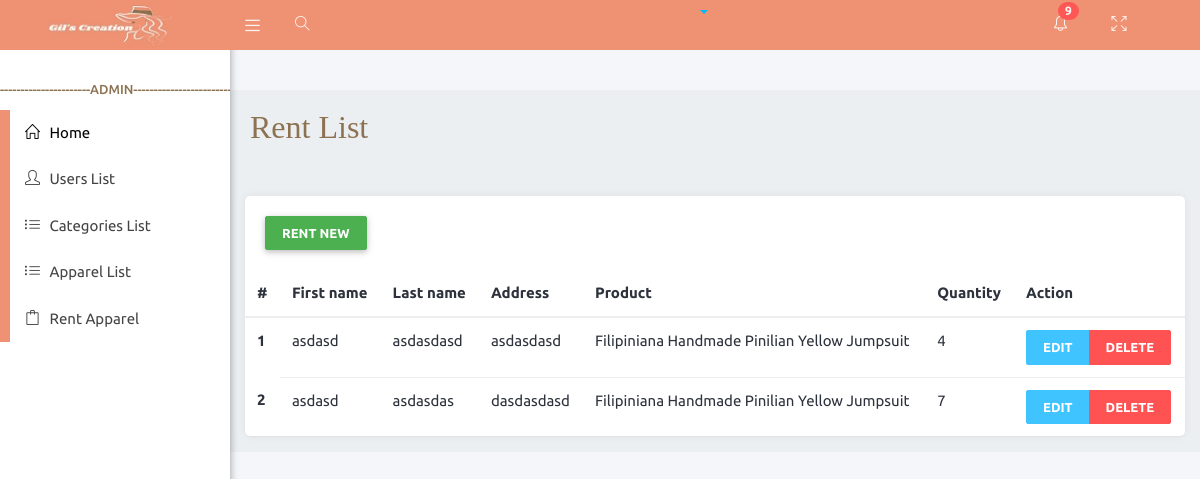
The page /adminViews/rentproduct.php on the database as committed earlier.
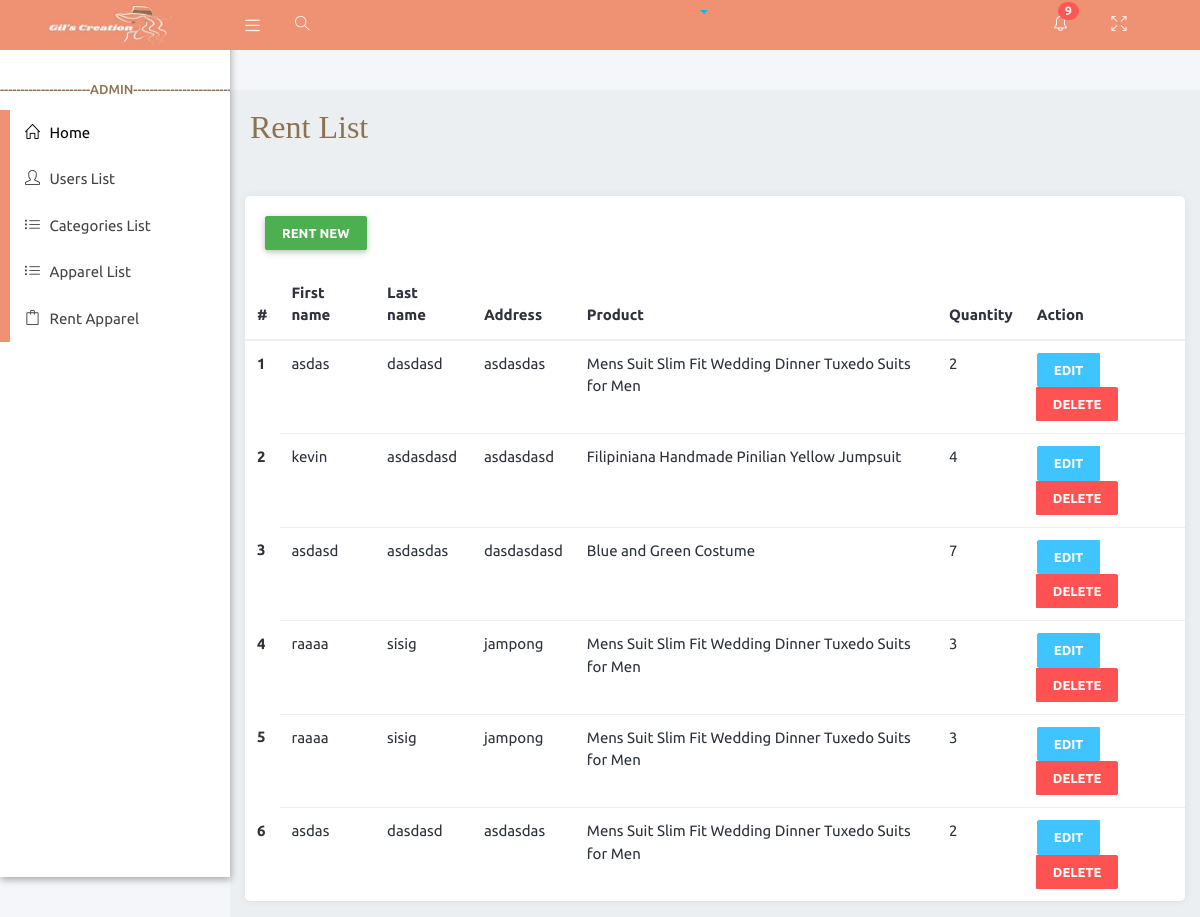
The same page on the database as committed later.
### tables this page shows
CREATE TABLE `customer_walkin_checkout` (
  `cwc_id` int(11) NOT NULL,
  `cwc_customer_id` int(11) NOT NULL,
  `total_checkout_amount` float DEFAULT NULL,
  `checkout_payment` float NOT NULL,
  `checkout_Date` timestamp NOT NULL DEFAULT current_timestamp(),
  `checkout_Time` timestamp NOT NULL DEFAULT current_timestamp()
);

CREATE TABLE `customer_walkin` (
  `cw_id` int(11) NOT NULL,
  `customer_fname` varchar(255) NOT NULL,
  `customer_lname` varchar(255) NOT NULL,
  `customer_address` varchar(255) NOT NULL,
  `customer_product_id` int(11) NOT NULL,
  `customer_quantity` int(11) NOT NULL,
  `checkout_status` int(11) NOT NULL DEFAULT 0
);

CREATE TABLE `products` (
  `product_id` int(11) NOT NULL,
  `image` varchar(50) NOT NULL,
  `name` varchar(255) NOT NULL,
  `price` int(11) NOT NULL,
  `variation` varchar(255) NOT NULL,
  `stocks` int(11) NOT NULL,
  `category_id` int(11) NOT NULL,
  `description` varchar(255) NOT NULL
);

### APIFUNCTION/DBCRUD.php (called while the page is built, shortened)
<?php
    class DBCRUD{
        private $servername='localhost';
        private $username='root';
        private $password='';
        private $dbname='brms';
        private $mysqli='';
        public function __construct(){
            $this->mysqli = new mysqli($this->servername,$this->username,$this->password,$this->dbname);
        }
        public function select20(){
            $sql = "SELECT * FROM `customer_walkin_checkout` LEFT JOIN customer_walkin ON customer_walkin.cw_id = customer_walkin_checkout.cwc_customer_id LEFT JOIN products ON products.product_id = customer_walkin.customer_product_id";
            $this->sql = $result = $this->mysqli->query($sql);
        }
    }
?>

### adminViews/rentproduct.php (the view, shortened to what this page needs)
<?php include('layouts/head.php'); ?>
   <div class="wrapper">
      <?php include('layouts/navbar.php'); ?>
      <?php include('layouts/sidebar.php'); ?>
      <div class="content-wrapper">
         <div class="container-fluid">
            <div class="row">
               <div class="main-header">
               <h2  style=" font-family:poppins; color:#8d7252;">Rent List</h2><br>
               </div>
            </div>
            <div class="card">
        <div class="card-header">
            <button type="button" class="btn btn-success" data-toggle="modal" data-target="#rentModal" id="rentbtn">
            Rent New
            </button>
        </div>
        <div class="card-body">
        <table class="table">
                <thead class="thead-light">
                    <tr>
                    <th scope="col">#</th>
                    <th scope="col">First name</th>
                    <th scope="col">Last name</th>
                    <th scope="col">Address</th>
                    <th scope="col">Product</th>
                    <th scope="col">Quantity</th>
                    <th scope="col">Action</th>
                    </tr>
                </thead>
                <tbody>
                <?php
                    include('../APIFUNCTION/DBCRUD.php');
                    $newDBCRUD = new DBCRUD();
                    $newDBCRUD->select20();
                    $productsLists = $newDBCRUD->sql;
                    $index = 1;
                    while ($data = mysqli_fetch_assoc($productsLists)){
                ?>
                    <tr>
                    <th scope="row"><?php echo $index; ?></th>
                    <td><?php echo $data["customer_fname"]; ?></td>
                    <td><?php echo $data["customer_lname"] ; ?></td>
                    <td><?php echo $data["customer_address"]; ?></td>
                    <td><?php echo $data["name"]; ?></td>
                    <td><?php echo $data["customer_quantity"]; ?></td>
                    <td>
                        <div class="btn-group" role="group" aria-label="Basic example">
                            <button type="button" class="btn btn-info" onclick="showform(<?php echo $data['cw_id']; ?>);">Edit</button>
                            <button type="button" class="btn btn-danger" onclick="showformdelete(<?php echo $data['cw_id']; ?>);">Delete</button>
                        </div>
                    </td>
                    </tr>
                    <?php $index++; }?>
                </tbody>
            </table>
        </div>
         </div>
      </div>
   </div>
                    </div>
<?php include('layouts/footer.php'); ?>

### adminViews/layouts/head.php (shortened to what this page needs)
<!doctype html>
<html lang="en">
<!DOCTYPE html>
<html lang="en">
<head>
   <link rel="stylesheet" type="text/css" href="assets/icon/themify-icons/themify-icons.css">
   <link rel="stylesheet" type="text/css" href="assets/icon/icofont/css/icofont.css">
   <link rel="stylesheet" type="text/css" href="assets/icon/simple-line-icons/css/simple-line-icons.css">
   <link rel="stylesheet" type="text/css" href="assets/plugins/bootstrap/css/bootstrap.min.css">
   <link rel="stylesheet" href="assets/plugins/chartist/dist/chartist.css" type="text/css" media="all">
   <link href="assets/css/svg-weather.css" rel="stylesheet">
   <link rel="stylesheet" type="text/css" href="assets/css/main.css">
   <link rel="stylesheet" type="text/css" href="assets/css/responsive.css">
   <link rel="stylesheet" type="text/css" href="assets/css/profile.css">
</head>
<body class="sidebar-mini fixed">

### adminViews/layouts/navbar.php (shortened to what this page needs)
<header class="main-header-top hidden-print">
         <a href="index.php" class="logo" style="background-color:#EF9273;"><img class="img-fluid able-logo" src="assets/images/logo.jpg" alt="logo"></a>
         <nav class="navbar navbar-static-top" style="background-color:#EF9273;">
            <a href="#!" data-toggle="offcanvas" class="sidebar-toggle"></a>
            <ul class="top-nav lft-nav">
               <li class="dropdown pc-rheader-submenu message-notification search-toggle">
                  <a href="#!" id="morphsearch-search" class="drop icon-circle txt-white">
                     <i class="ti-search"></i>
                  </a>
               </li>
            </ul>
            <div class="navbar-custom-menu f-right">
               <ul class="top-nav">
                  <li class="dropdown notification-menu">
                     <a href="#!" data-toggle="dropdown" aria-expanded="false" class="dropdown-toggle">
                        <i class="icon-bell"></i>
                        <span class="badge badge-danger header-badge">9</span>
                     </a>
                  </li>
                  <li class="pc-rheader-submenu">
                     <a href="#!" class="drop icon-circle" onclick="javascript:toggleFullScreen()">
                        <i class="icon-size-fullscreen"></i>
                     </a>
                  </li>
                  <li class="dropdown">
                     <a href="#!" data-toggle="dropdown" role="button" aria-haspopup="true" aria-expanded="false" class="dropdown-toggle drop icon-circle drop-image">
                  </li>
               </ul>
            </div>
         </nav>
      </header>

### adminViews/layouts/sidebar.php
<aside class="main-sidebar hidden-print ">
         <section class="sidebar" id="sidebar-scroll">
            <ul class="sidebar-menu">
            <li class="nav-level" style="color:#8d7252;">----------------------ADMIN------------------------</li>
                <li class="treeview">
                <a class="waves-effect waves-dark" href="index.php" style="color: black">
                        <i class="icon-home"></i><span> Home</span>
                    </a>
                    <a class="waves-effect waves-dark" href="userlist.php" >
                        <i class="icon-user"></i><span> Users List</span>
                        <a class="waves-effect waves-dark" href="categorieslist.php" >
                        <i class="icon-list"></i><span> Categories List</span>
                    </a>
                    <a class="waves-effect waves-dark" href="productslist.php" >
                        <i class="icon-list"></i><span> Apparel List</span>
                    </a>
                    <a class="waves-effect waves-dark" href="rentproduct.php">
                        <i class="icon-bag"></i><span> Rent Apparel</span>
                    </a>
                </li>
            </ul>
         </section>
      </aside>

### adminViews/layouts/footer.php (shortened to what this page needs)
</body>
</html>

### adminViews/assets/css/profile.css (style rules this page uses)
body { margin: 0; padding-top: 40px; color: #2e323c; background: #f5f6fa; position: relative; height: 100%; }
.card { background: #ffffff; -webkit-border-radius: 5px; -moz-border-radius: 5px; border-radius: 5px; border: 0; margin-bottom: 1rem; }

### adminViews/assets/css/generic-class.css (style rules this page uses)
.f-right { float: right !important; }
.txt-white { color: #fff !important; }

### adminViews/assets/css/menu.css (style rules this page uses)
.top-nav .dropdown-toggle:after { content: initial; }
.main-header-top { background-color: #39444e; }
.nav-level { padding: 10px 0 !important; font-weight: 500; font-size: 13px; color: #2196f3; border-top: 1px solid #efefef; position: relative; }
.nav-level:first-child { margin-top: 20px; border-top: none; }
.main-header-top .navbar .top-nav > li > a { opacity: 0.9; color: #fff; }
.main-header-top .navbar .sidebar-toggle { color: #fff; opacity: 0.9; }
.main-header-top .logo { color: #fff; border-bottom: 0 solid transparent; }
.sidebar-menu > li > a { color: #666; }
.fixed .main-header-top, .fixed .main-sidebar, .fixed .left-side { position: fixed; }
.fixed .main-header-top { top: 0; right: 0; left: 0; }
.fixed .content-wrapper { margin-top: 50px; }
.wrapper:before { content: " "; display: table; }
.wrapper:after { content: " "; clear: both; }
.content-wrapper { height: 100%; background-color: #ebeff2; margin-left: 230px; z-index: 820; -webkit-transition: all 0.3s ease-in-out; -moz-transition: all 0.3s ease-in-out; -ms-transition: all 0.3s ease-in-out; transition: all 0.3s ease-in-out; }
.main-header-top { position: relative; max-height: 50px; z-index: 1030; }
.main-header-top > .navbar { margin-bottom: 0; margin-left: 230px; border: none; max-height: 50px; border-radius: 0; padding: 0; background-color: #39444e; }
.main-header-top .sidebar-toggle { float: left; background-color: transparent; background-image: none; padding: 15px; font-family: fontAwesome; position: relative; -webkit-transition: all 0.3s ease; -moz-transition: all 0.3s ease; -ms-transition: all 0.3s ease; transition: all 0.3s ease; max-height: 50px; }
.main-header-top .sidebar-toggle:before { font-family: 'simple-line-icons'; content: "\e601"; font-size: 15px; }
.main-header-top .logo { display: block; width: 230px; height: 50px; font-size: 15px; font-weight: 400; line-height: 50px; text-align: center; padding: 0 15px; float: left; overflow: hidden; }
.main-header-top .top-nav { list-style: none; padding-left: 0; display: inline-block; float: right; margin: 0 10px 0 0; }
.main-header-top .top-nav > li { display: inline-block; position: relative; }
.main-header-top .top-nav > li > a { padding: 15px 20px; line-height: 50px; opacity: 0.9; }
.main-header-top .top-nav.lft-nav { float: left; }
.header-badge { position: absolute; top: 2px; left: 25px; padding: 4px 6px; font-size: 11px; }
.main-sidebar { position: absolute; top: 0; left: 0; background: #fff; padding-top: 50px; min-height: 100vh; width: 230px; z-index: 810; -webkit-box-shadow: 1px 3px 7px rgba(0, 0, 0, 0.3); box-shadow: 1px 3px 7px rgba(0, 0, 0, 0.3); -webkit-transition: transform 0.3s ease-in-out, width 0.3s ease-in-out; -moz-transition: transform 0.3s ease-in-out, width 0.3s ease-in-out; -ms-transition: transform 0.3s ease-in-out, width 0.3s ease-in-out; transition: transform 0.3s ease-in-out, width 0.3s ease-in-out; }
.sidebar { padding-bottom: 10px; font-size: 16px; }
.sidebar-menu { list-style: none; margin: 0; padding: 0; white-space: nowrap; overflow: hidden; }
.sidebar-menu li { float: none; width: 100%; }
.sidebar-menu li a { display: block; width: 100%; padding: 20px; border-left: 5px solid; position: relative; z-index: 2; text-decoration: none; color: #444; box-sizing: border-box; -moz-box-sizing: border-box; -webkit-box-sizing: border-box; }
.sidebar-menu li:last-child a { border-left: 10px solid #EF9273; }
.sidebar-menu li a:after { content: ""; height: 100%; left: 0; top: 0; width: 0px; position: absolute; transition: all 0.3s ease 0s; -webkit-transition: all 0.3s ease 0s; z-index: -1; }
.sidebar-menu li:last-child a:after { background: #1abc9c; }
.sidebar-menu > li { position: relative; margin: 0; padding: 0; }
.sidebar-menu > li > a { padding: 12px 5px 12px 15px; display: block; position: relative; font-size: 15px; background-color: #fff; }
.sidebar-menu > li > a > i { padding-right: 6px; display: inline; }

Rows that differ between the two databases and show on the page:
removed customer_walkin_checkout: cwc_customer.customer_fname "asdasd", cwc_customer.customer_lname "asdasdasd", cwc_customer.customer_address "asdasdasd", products.name "Filipiniana Handmade Pinilian Yellow Jumpsuit", cwc_customer.customer_quantity "4"
removed customer_walkin_checkout: cwc_customer.customer_fname "asdasd", cwc_customer.customer_lname "asdasdas", cwc_customer.customer_address "dasdasdasd", products.name "Filipiniana Handmade Pinilian Yellow Jumpsuit", cwc_customer.customer_quantity "7"
added customer_walkin_checkout: cwc_customer.customer_fname "asdas", cwc_customer.customer_lname "dasdasd", cwc_customer.customer_address "asdasdas", products.name "Mens Suit Slim Fit Wedding Dinner Tuxedo Suits for Men", cwc_customer.customer_quantity "2"
added customer_walkin_checkout: cwc_customer.customer_fname "kevin", cwc_customer.customer_lname "asdasdasd", cwc_customer.customer_address "asdasdasd", products.name "Filipiniana Handmade Pinilian Yellow Jumpsuit", cwc_customer.customer_quantity "4"
added customer_walkin_checkout: cwc_customer.customer_fname "asdasd", cwc_customer.customer_lname "asdasdas", cwc_customer.customer_address "dasdasdasd", products.name "Blue and Green Costume", cwc_customer.customer_quantity "7"
added customer_walkin_checkout: cwc_customer.customer_fname "raaaa", cwc_customer.customer_lname "sisig", cwc_customer.customer_address "jampong", products.name "Mens Suit Slim Fit Wedding Dinner Tuxedo Suits for Men", cwc_customer.customer_quantity "3"
added customer_walkin_checkout: cwc_customer.customer_fname "raaaa", cwc_customer.customer_lname "sisig", cwc_customer.customer_address "jampong", products.name "Mens Suit Slim Fit Wedding Dinner Tuxedo Suits for Men", cwc_customer.customer_quantity "3"
added customer_walkin_checkout: cwc_customer.customer_fname "asdas", cwc_customer.customer_lname "dasdasd", cwc_customer.customer_address "asdasdas", products.name "Mens Suit Slim Fit Wedding Dinner Tuxedo Suits for Men", cwc_customer.customer_quantity "2"
